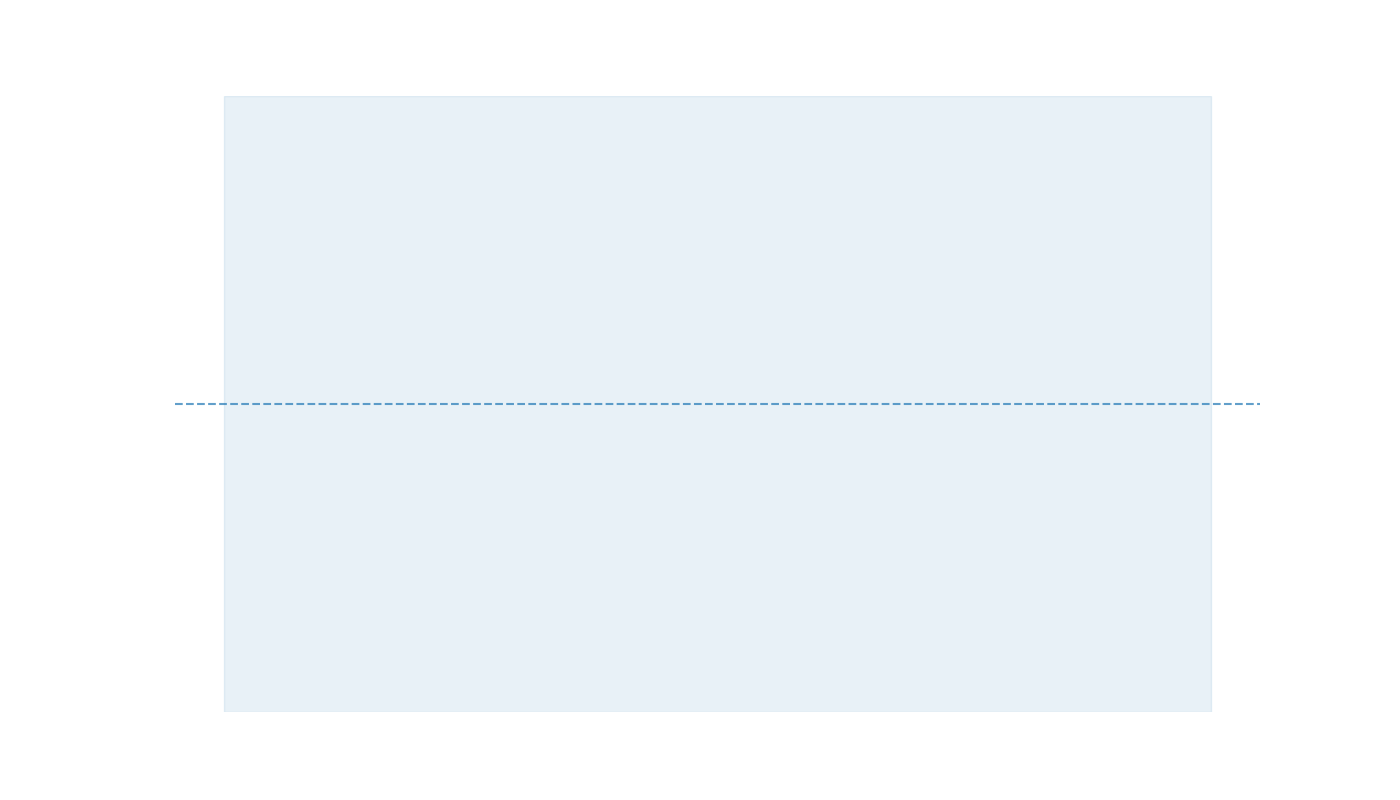

Write the Python code that produced this figure.
import matplotlib.pyplot as plt
import numpy as np

# Data Construction
years = np.arange(2000, 2021)

# Removed the Greenland temperature data group
# Which means there should be no meaningful data to plot

# Creating the Plot
plt.figure(figsize=(14, 8))

# There's no line plot to create after removing data

# Highlight
plt.axhline(y=-14, color='#1f77b4', linestyle='--', alpha=0.7)
plt.axvspan(2015, 2020, color='#1f77b4', alpha=0.1)

# Remove stylistic elements
plt.axis('off')

# Display the Plot
plt.show()
